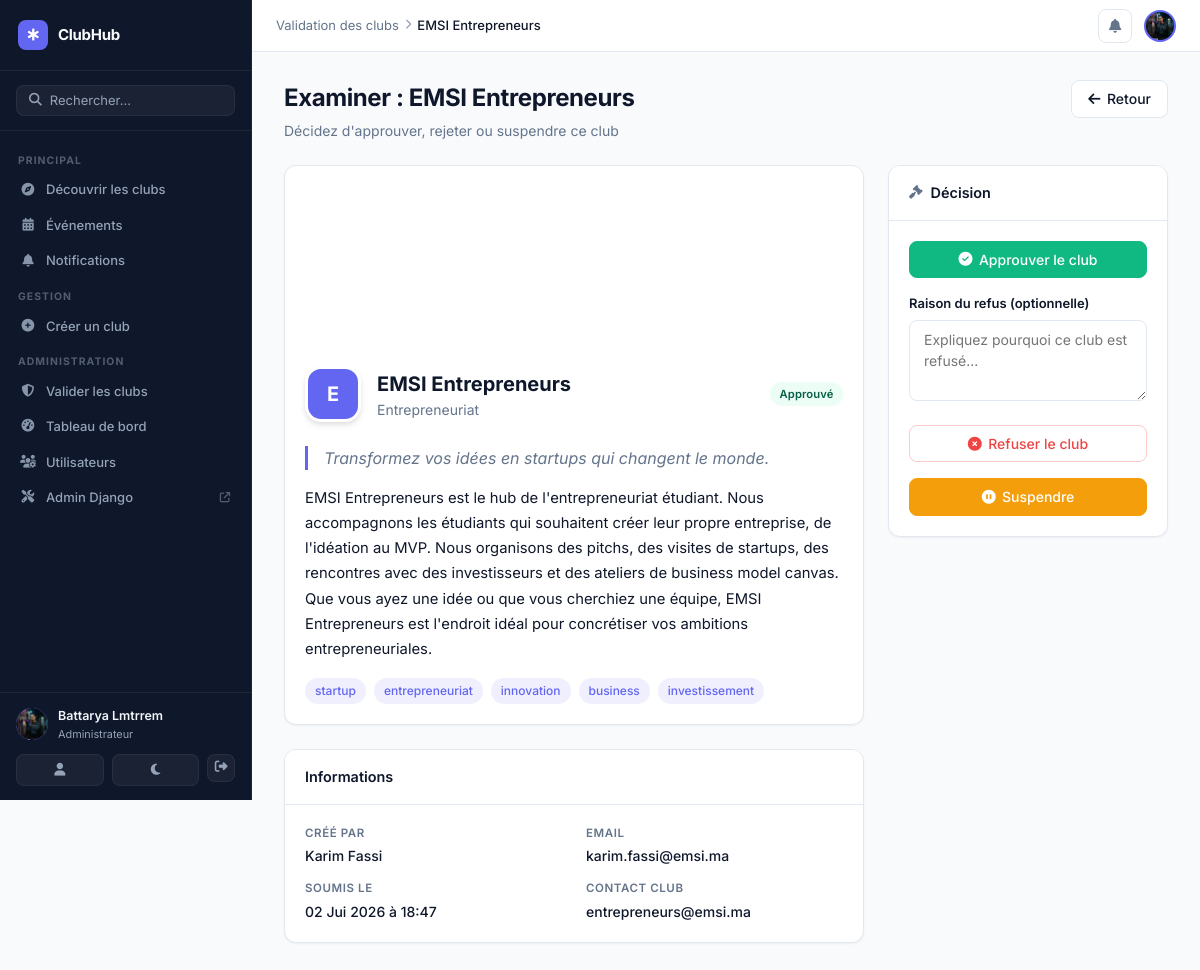
/admin-clubs/2/review/ (signed in), run on the app's committed database.
### presences/models.py (models this page shows, shortened)
class Utilisateur(AbstractUser):
    ROLE_ADMIN = 'admin'
    ROLE_ENSEIGNANT = 'enseignant'
    ROLE_ETUDIANT = 'etudiant'
    ROLE_CLUB_MANAGER = 'club_manager'
    ROLE_CHOICES = (
        ('admin', 'Administrateur'),
        ('enseignant', 'Enseignant'),
        ('etudiant', 'Étudiant'),
        ('club_manager', 'Responsable de Club'),
    )
    role = models.CharField(max_length=20, choices=ROLE_CHOICES, default='etudiant')
    cne = models.CharField(max_length=20, blank=True, null=True)
    filiere = models.CharField(max_length=50, blank=True, null=True)
    bio = models.TextField(blank=True, default='')
    avatar = models.ImageField(upload_to='avatars/', null=True, blank=True)
    phone = models.CharField(max_length=20, blank=True, default='')
    university = models.CharField(max_length=200, blank=True, default='EMSI')
    website = models.URLField(blank=True, default='')
    linkedin = models.URLField(blank=True, default='')
    @property
    def is_platform_admin(self):
        return self.role == self.ROLE_ADMIN

### clubs/models.py (models this page shows, shortened)
class Club(models.Model):
    STATUS_PENDING = 'pending'
    STATUS_APPROVED = 'approved'
    STATUS_REJECTED = 'rejected'
    STATUS_SUSPENDED = 'suspended'
    STATUS_CHOICES = [
        ('pending', 'En attente'),
        ('approved', 'Approuvé'),
        ('rejected', 'Rejeté'),
        ('suspended', 'Suspendu'),
    ]
    name = models.CharField(max_length=200)
    slug = models.SlugField(unique=True, blank=True)
    short_description = models.CharField(max_length=300, blank=True)
    description = models.TextField()
    category = models.ForeignKey(
        ClubCategory, on_delete=models.SET_NULL,
        null=True, blank=True, related_name='clubs'
    )
    logo = models.ImageField(upload_to='clubs/logos/', null=True, blank=True)
    banner = models.ImageField(upload_to='clubs/banners/', null=True, blank=True)
    founding_date = models.DateField(null=True, blank=True)
    contact_email = models.EmailField(blank=True)
    contact_phone = models.CharField(max_length=20, blank=True)
    website = models.URLField(blank=True)
    facebook = models.URLField(blank=True)
    instagram = models.URLField(blank=True)
    twitter = models.URLField(blank=True)
    linkedin = models.URLField(blank=True)
    created_by = models.ForeignKey(
        settings.AUTH_USER_MODEL, on_delete=models.CASCADE,
        related_name='created_clubs'
    )
    status = models.CharField(max_length=20, choices=STATUS_CHOICES, default='pending')
    rejection_reason = models.TextField(blank=True)
    is_featured = models.BooleanField(default=False)
    is_public = models.BooleanField(default=True)
    max_members = models.PositiveIntegerField(default=0, help_text='0 = illimité')
    tags = models.CharField(max_length=500, blank=True)
    created_at = models.DateTimeField(auto_now_add=True)
    updated_at = models.DateTimeField(auto_now=True)
    class Meta:
        verbose_name = 'Club'
        verbose_name_plural = 'Clubs'
        ordering = ['-is_featured', '-created_at']
    def get_tag_list(self):
        if self.tags:
            return [t.strip() for t in self.tags.split(',') if t.strip()]
        return []

class ClubCategory(models.Model):
    name = models.CharField(max_length=100)
    slug = models.SlugField(unique=True)
    description = models.TextField(blank=True)
    icon = models.CharField(max_length=50, default='fa-users')
    color = models.CharField(max_length=7, default='#6366F1')
    display_order = models.PositiveIntegerField(default=0)
    class Meta:
        verbose_name = 'Catégorie'
        verbose_name_plural = 'Catégories'
        ordering = ['display_order', 'name']

### clubs/views.py (the view, shortened to what this page needs)
# urls.py: path('admin-clubs/<int:pk>/review/', clubs_views.admin_review_club, name='admin_review_club'),
@login_required
def admin_review_club(request, pk):
    if not request.user.is_platform_admin:
        return redirect('club_list')
    club = get_object_or_404(Club, pk=pk)
    return render(request, 'clubs/admin_review.html', {'club': club})

### templates/clubs/admin_review.html (shortened to what this page needs)
{% extends 'base.html' %}
{% block breadcrumb %}
<a href="{% url 'admin_clubs' %}" class="breadcrumb-link">Validation des clubs</a>
<i class="fa-solid fa-chevron-right breadcrumb-sep"></i>
<span class="breadcrumb-item">{{ club.name }}</span>
{% endblock %}
{% block content %}
<div class="page-header">
  <div>
    <h1 class="page-title">Examiner : {{ club.name }}</h1>
    <p class="page-subtitle">Décidez d'approuver, rejeter ou suspendre ce club</p>
  </div>
  <a href="{% url 'admin_clubs' %}" class="btn btn-secondary">
    <i class="fa-solid fa-arrow-left"></i> Retour
  </a>
</div>
<div class="review-grid">
  <div class="review-main">
    <div class="card mb-6">
      <div class="club-review-banner">
        {% if club.banner %}
        <img src="{{ club.banner.url }}" alt="">
        {% else %}
        <div class="club-hero-banner-placeholder"></div>
        {% endif %}
      </div>
      <div class="card-body">
        <div style="display:flex;align-items:center;gap:1rem;margin-bottom:1.5rem">
          <div class="club-hero-logo-placeholder" style="width:56px;height:56px;font-size:1.25rem">
            {% if club.logo %}
            <img src="{{ club.logo.url }}" alt="" style="width:100%;height:100%;object-fit:cover;border-radius:50%">
            {% else %}
            {{ club.name.0 }}
            {% endif %}
          </div>
          <div>
            <h2 style="font-size:1.25rem;font-weight:700;color:var(--text)">{{ club.name }}</h2>
            {% if club.category %}
            <div class="text-muted text-sm">{{ club.category.name }}</div>
            {% endif %}
          </div>
          <span class="badge {% if club.status == 'pending' %}badge-warning{% elif club.status == 'approved' %}badge-success{% else %}badge-danger{% endif %}" style="margin-left:auto">
            {{ club.get_status_display }}
          </span>
        </div>
        {% if club.short_description %}
        <p style="font-style:italic;color:var(--text-muted);margin-bottom:1rem;border-left:3px solid var(--primary);padding-left:1rem">
          {{ club.short_description }}
        </p>
        {% endif %}
        <div class="club-description">{{ club.description|linebreaks }}</div>
        {% if club.tags %}
        <div class="club-tags" style="margin-top:1rem">
          {% for tag in club.get_tag_list %}
          <span class="tag">{{ tag }}</span>
          {% endfor %}
        </div>
        {% endif %}
      </div>
    </div>
    <div class="card">
      <div class="card-header"><h3 class="card-title">Informations</h3></div>
      <div class="card-body">
        <div class="info-grid">
          <div class="info-item">
            <div class="info-label">Créé par</div>
            <div class="info-value">{{ club.created_by.get_full_name|default:club.created_by.username }}</div>
          </div>
          <div class="info-item">
            <div class="info-label">Email</div>
            <div class="info-value">{{ club.created_by.email }}</div>
          </div>
          <div class="info-item">
            <div class="info-label">Soumis le</div>
            <div class="info-value">{{ club.created_at|date:"d M Y à H:i" }}</div>
          </div>
          <div class="info-item">
            <div class="info-label">Contact club</div>
            <div class="info-value">{{ club.contact_email|default:"—" }}</div>
          </div>
        </div>
      </div>
    </div>
  </div>
  <div class="review-sidebar">
    <div class="card">
      <div class="card-header"><h3 class="card-title"><i class="fa-solid fa-gavel"></i> Décision</h3></div>
      <div class="card-body">
        <form method="post" style="margin-bottom:1rem">
          <button type="submit" class="btn btn-success btn-block">
            <i class="fa-solid fa-circle-check"></i> Approuver le club
          </button>
        </form>
        <form method="post" style="margin-bottom:1rem" id="rejectForm">
          <div class="form-group">
            <label class="form-label">Raison du refus (optionnelle)</label>
            <textarea name="reason" class="form-control" rows="3" placeholder="Expliquez pourquoi ce club est refusé..."></textarea>
          </div>
          <button type="submit" class="btn btn-danger btn-block">
            <i class="fa-solid fa-circle-xmark"></i> Refuser le club
          </button>
        </form>
        {% if club.status == 'approved' %}
        <form method="post">
          <button type="submit" class="btn btn-warning btn-block"
                  onclick="return confirm('Suspendre ce club ?')">
            <i class="fa-solid fa-pause-circle"></i> Suspendre
          </button>
        </form>
        {% endif %}
      </div>
    </div>
  </div>
</div>
{% endblock %}

### templates/base.html (shortened to what this page needs)
{% load static %}
<!DOCTYPE html>
<html lang="fr">
<head>
  <link rel="stylesheet" href="https://cdnjs.cloudflare.com/ajax/libs/font-awesome/6.5.0/css/all.min.css">
  <link rel="stylesheet" href="{% static 'css/style.css' %}">
  <link rel="stylesheet" href="{% static 'css/clubs.css' %}">
</head>
<body class="{% block body_class %}{% endblock %}">
{% if user.is_authenticated %}
<aside class="sidebar" id="sidebar">
  <div class="sidebar-brand">
    <a href="{% url 'club_list' %}" class="brand-link">
      <div class="brand-icon"><i class="fa-solid fa-star-of-life"></i></div>
      <span class="brand-name">ClubHub</span>
    </a>
  </div>
  <div class="sidebar-search">
    <form action="{% url 'club_list' %}" method="get">
      <div class="search-input-wrap">
        <i class="fa-solid fa-magnifying-glass"></i>
        <input type="text" name="q" placeholder="Rechercher..." class="sidebar-search-input">
      </div>
    </form>
  </div>
  <nav class="sidebar-nav">
    <div class="sidebar-section-label">Principal</div>
    <a href="{% url 'club_list' %}"
       class="sidebar-link {% if request.resolver_match.url_name == 'club_list' %}active{% endif %}">
      <i class="fa-solid fa-compass"></i>
      <span>Découvrir les clubs</span>
    </a>
    <a href="{% url 'event_list' %}"
       class="sidebar-link {% if 'event' in request.resolver_match.url_name %}active{% endif %}">
      <i class="fa-solid fa-calendar-days"></i>
      <span>Événements</span>
    </a>
    <a href="{% url 'notification_list' %}"
       class="sidebar-link {% if request.resolver_match.url_name == 'notification_list' %}active{% endif %}">
      <i class="fa-solid fa-bell"></i>
      <span>Notifications</span>
    </a>
    {% if user.role == 'admin' or user.role == 'club_manager' %}
    <div class="sidebar-section-label">Gestion</div>
    <a href="{% url 'club_create' %}"
       class="sidebar-link {% if request.resolver_match.url_name == 'club_create' %}active{% endif %}">
      <i class="fa-solid fa-plus-circle"></i>
      <span>Créer un club</span>
    </a>
    {% endif %}
    {% if user.role == 'admin' %}
    <div class="sidebar-section-label">Administration</div>
    <a href="{% url 'admin_clubs' %}"
       class="sidebar-link {% if 'admin_club' in request.resolver_match.url_name %}active{% endif %}">
      <i class="fa-solid fa-shield-halved"></i>
      <span>Valider les clubs</span>
    </a>
    <a href="{% url 'dashboard_admin' %}"
       class="sidebar-link {% if 'dashboard_admin' in request.resolver_match.url_name %}active{% endif %}">
      <i class="fa-solid fa-gauge-high"></i>
      <span>Tableau de bord</span>
    </a>
    <a href="{% url 'admin_users' %}" class="sidebar-link">
      <i class="fa-solid fa-users-gear"></i>
      <span>Utilisateurs</span>
    </a>
    <a href="/admin/" class="sidebar-link" target="_blank">
      <i class="fa-solid fa-screwdriver-wrench"></i>
      <span>Admin Django</span>
      <i class="fa-solid fa-arrow-up-right-from-square" style="font-size:.65rem;margin-left:auto;opacity:.5"></i>
    </a>
    {% endif %}
  </nav>
  <div class="sidebar-footer">
    <div class="sidebar-user">
      <div class="user-avatar-sm">
        {% if user.avatar %}
          <img src="{{ user.avatar.url }}" alt="" style="width:100%;height:100%;object-fit:cover;border-radius:50%;">
        {% else %}
          {{ user.get_initials }}
        {% endif %}
      </div>
      <div class="user-meta">
        <div class="user-name-sm">{{ user.get_full_name|default:user.username }}</div>
        <div class="user-role-sm">{{ user.get_role_display }}</div>
      </div>
    </div>
    <div class="sidebar-footer-actions">
      <a href="{% url 'profile' %}" class="sidebar-action-btn" title="Profil">
        <i class="fa-solid fa-user"></i>
      </a>
      <button class="sidebar-action-btn theme-toggle" id="themeToggle" title="Changer le thème">
        <i class="fa-solid fa-moon" id="themeIcon"></i>
      </button>
      <form method="post" action="{% url 'logout' %}" style="display:inline">
        <button type="submit" class="sidebar-action-btn sidebar-action-btn--danger" title="Déconnexion">
          <i class="fa-solid fa-right-from-bracket"></i>
        </button>
      </form>
    </div>
  </div>
</aside>
<div class="main-area">
  <header class="topbar">
    <div class="topbar-breadcrumb">
      {% block breadcrumb %}{% endblock %}
    </div>
    <div class="topbar-actions">
      <a href="{% url 'notification_list' %}" class="topbar-icon-btn" id="notif-btn">
        <i class="fa-solid fa-bell"></i>
      </a>
      <a href="{% url 'profile' %}" class="topbar-avatar">
        {% if user.avatar %}
          <img src="{{ user.avatar.url }}" alt="">
        {% else %}
          {{ user.get_initials }}
        {% endif %}
      </a>
    </div>
  </header>
  <main class="page-content">
    {% block content %}{% endblock %}
  </main>
</div>
{% else %}
<div class="public-layout">
  {% block public_content %}{% endblock %}
</div>
{% endif %}
</body>
</html>

### data on the page
Utilisateur: avatar (picture), get_full_name "Battarya Lmtrrem", role "Administrateur"
Club: name "EMSI Entrepreneurs", name.0 "E", category.name "Entrepreneuriat", status "Approuvé", short_description "Transformez vos idées en startups qui changent le monde.", description "EMSI Entrepreneurs est le hub de l'entrepreneuriat étudiant. Nous accompagnons les étudiants qui souhaitent créer leur propre entreprise, de l'idéation au MVP. Nous organisons des pitchs, des visites de startups, des rencontres avec des investisseurs et des ateliers de business model canvas. Que vous ayez une idée ou que vous cherchiez une équipe, EMSI Entrepreneurs est l'endroit idéal pour concrétiser vos ambitions entrepreneuriales.", created_by.get_full_name "Karim Fassi", created_by.email "karim.fassi@emsi.ma", created_at "02 Jui 2026 à 18:47", contact_email "entrepreneurs@emsi.ma"

### other printed values
{{ tag }} "startup" "entrepreneuriat" "innovation" "business" "investissement"
